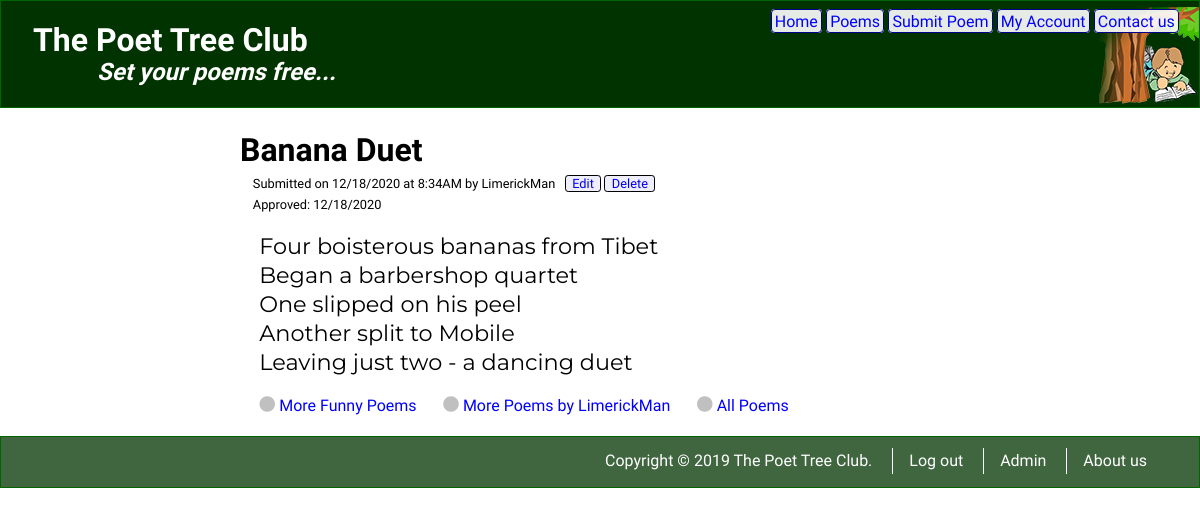
Page /ExceptionHandling/Exercises/phppoetry.com/poem.php?poem-id=1 on the committed database.
### tables this page shows
CREATE TABLE poems (
  poem_id INT NOT NULL AUTO_INCREMENT,
  title VARCHAR(200) NOT NULL, 
  poem TEXT NOT NULL, 
  date_submitted DATETIME NOT NULL DEFAULT now(),
  category_id INT,
  user_id INT,
  date_approved DATETIME,
  INDEX cat_ind (category_id),
  INDEX usr_ind (user_id),
  FOREIGN KEY (user_id) references users(user_id),
  FOREIGN KEY (category_id) references categories(category_id),
  PRIMARY KEY(poem_id)
);

CREATE TABLE users (
  user_id INT NOT NULL AUTO_INCREMENT,
  first_name VARCHAR(50) NOT NULL, 
  last_name VARCHAR(50) NOT NULL, 
  email VARCHAR(100) NOT NULL UNIQUE, 
  username VARCHAR(30) NOT NULL UNIQUE,
  pass_phrase VARCHAR(500) NOT NULL,
  is_admin TINYINT NOT NULL DEFAULT 0,
  date_registered DATETIME NOT NULL DEFAULT now(),
  profile_pic VARCHAR(30) UNIQUE,
  registration_confirmed TINYINT NOT NULL DEFAULT 0,
  PRIMARY KEY(user_id)
);

CREATE TABLE categories (
  category_id INT NOT NULL AUTO_INCREMENT,
  category VARCHAR(100) NOT NULL, 
  PRIMARY KEY(category_id)
);

### ExceptionHandling/Exercises/phppoetry.com/poem.php (the view, shortened to what this page needs)
<?php
  $dsn = 'mysql:host=localhost;dbname=poetree';
  $username = 'root';
  $password = 'pwdpwd';
  $db = new PDO($dsn, $username, $password);
  $poemId = $_GET['poem-id'];
  $query = "SELECT u.username, u.user_id,
    p.title, p.poem, p.date_submitted, p.date_approved,
    c.category_id, c.category
    FROM users u
      JOIN poems p ON u.user_id = p.user_id
      JOIN categories c ON c.category_id = p.category_id
    WHERE p.poem_id = ?";
  $stmt = $db->prepare($query);
  $stmt->execute([$poemId]);
  $row = $stmt->fetch();
  if ($row) {
    $title = $row['title'];
    $authorUserId = $row['user_id'];
    $authorUserName = $row['username'];
    $dateSubmitted = $row['date_submitted'];
    $dateApproved = $row['date_approved'];
    $poem = $row['poem'];
    $categoryId = $row['category_id'];
    $category = $row['category'];
  } else {
    $title = 'Poem Not Found';
  }
  require 'includes/header.php';
?>
<main id="poem">
  <h1><?= $title ?></h1>
  <?php if ($row) { ?>
    <div id="submission-status">
      Submitted on <?= date('m/d/Y', strtotime($dateSubmitted)) ?>
      at <?= date('g:iA', strtotime($dateSubmitted)) ?>
      by <?= $authorUserName ?>
      <a href='#'>Edit</a>
      <a href='#'>Delete</a>
    </div>
    <div id="approval-status">
      Approved: <?= date('m/d/Y', strtotime($dateApproved)) ?>
    </div>
    <article class="poem">
      <?= nl2br($poem) ?>
    </article>
  <?php } else { ?>
    <p>Sorry, we couldn't find the poem you're looking for.</p>
  <?php } ?>
  <nav>
    <ul>
      <?php if ($row) { ?>
        <li>
          <i class="fas fa-circle"></i>
          <a href="poems.php?cat=<?= $categoryId ?>">
            More <?= $category ?> Poems
          </a>
        </li>
        <li>
          <i class="fas fa-circle"></i>
          <a href="poems.php?user=<?= $authorUserId ?>">
            More Poems by <?= $authorUserName ?>
          </a>
        </li>
      <?php } ?>
      <li>
        <i class="fas fa-circle"></i>
        <a href="poems.php">All Poems</a>
      </li>
    </ul>
  </nav>
</main>

### static/styles/styles.css (style rules this page uses)
body { font-family: 'Frank Ruhl Libre', serif; }
nav { float: right; margin: .7em 1.25em .3em 0; font-weight: 300; }
nav ul { margin: 0; padding: 0; }
nav li { background-color: rgba(255, 255, 255, .9); border: 1px solid darkblue; border-radius: .25em; display: inline; padding: .1em .2em; }
nav a { text-decoration: none; color: blue; }
main { padding: 1em 20%; }
main h1 { font-family: 'Assistant', sans-serif; }
article.poem { font-family: 'Montserrat', sans-serif; font-size: 1.4em; line-height: 1.3; margin: 1.2rem; }
#poem h1, #poem-edit h1 { margin: .5rem 0; }
#poem nav { float: none; }
#poem nav li { background-color: none; border: none; display: inline; padding: .1em .2em; }
#poem nav i { color:silver; margin-left: 1em; }
#approval-status, #submission-status { font-size: .8em; margin: .5em 1em; }
#approval-status a, #submission-status a { background-color: #eef; border: 1px solid black; border-radius: .25em; padding: 0 .5em; text-decoration: none; }
#approval-status a:first-child, #submission-status a:first-child { margin-left: .5em; }

### rows in the picture
poems: title "Banana Duet", date_submitted "12/18/2020", date_submitted "8:34AM", user.username "LimerickMan", date_approved "12/18/2020", poem "Four boisterous bananas from Tibet Began a barbershop quartet One slipped on his peel Another split to Mobile Leaving just two - a dancing duet", category.category "Funny"
